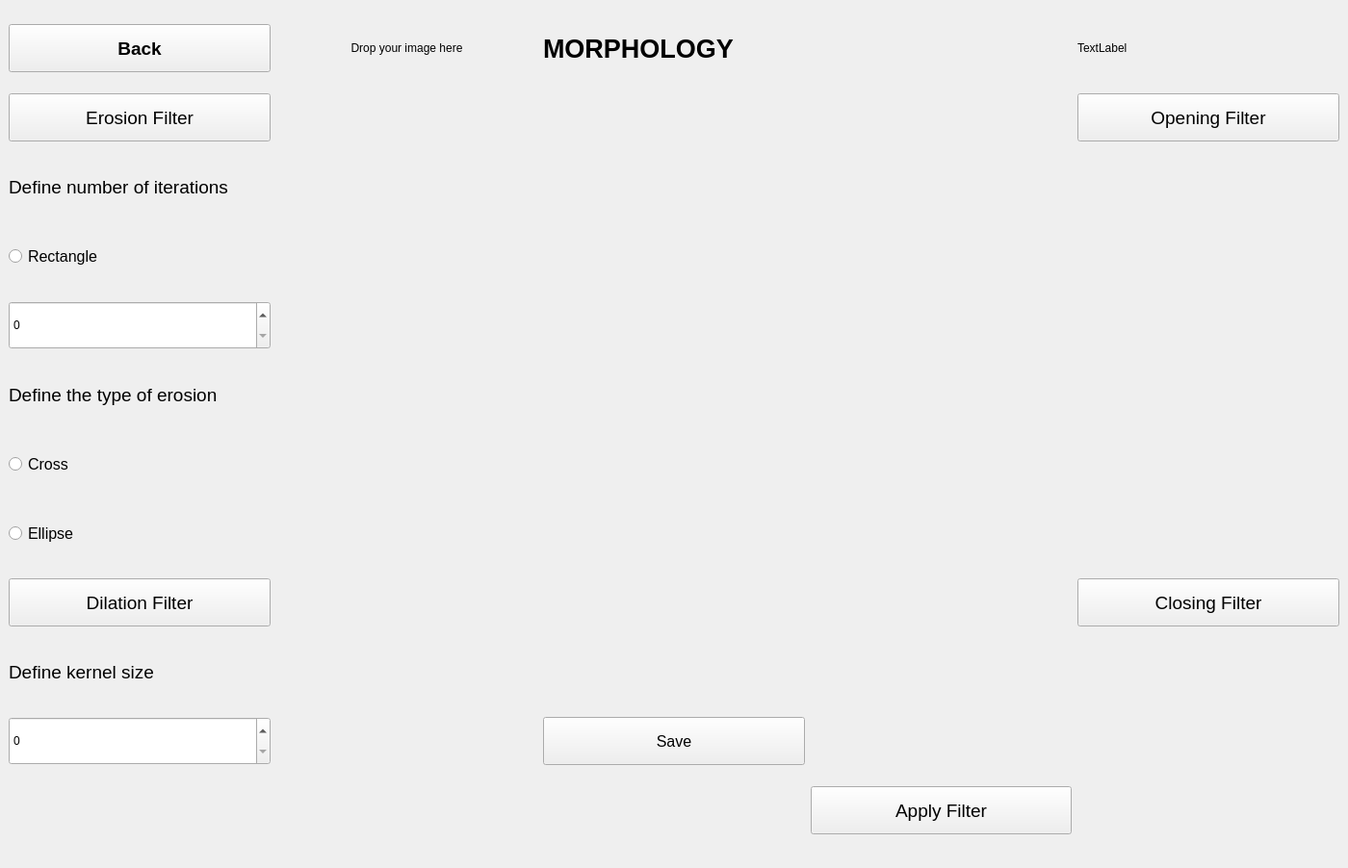
<?xml version="1.0" encoding="UTF-8"?>
<ui version="4.0">
 <class>Morphology</class>
 <widget class="QMainWindow" name="Morphology">
  <property name="geometry">
   <rect>
    <x>0</x>
    <y>0</y>
    <width>1400</width>
    <height>902</height>
   </rect>
  </property>
  <property name="windowTitle">
   <string>MainWindow</string>
  </property>
  <widget class="QWidget" name="centralwidget">
   <layout class="QGridLayout" name="gridLayout">
    <item row="0" column="1">
     <widget class="ImageDropLabel" name="label">
      <property name="acceptDrops">
       <bool>true</bool>
      </property>
      <property name="text">
       <string>Drop your image here</string>
      </property>
      <property name="alignment">
       <set>Qt::AlignmentFlag::AlignCenter</set>
      </property>
     </widget>
    </item>
    <item row="3" column="0">
     <widget class="QRadioButton" name="rectMorph">
      <property name="sizePolicy">
       <sizepolicy hsizetype="Minimum" vsizetype="Minimum">
        <horstretch>0</horstretch>
        <verstretch>0</verstretch>
       </sizepolicy>
      </property>
      <property name="minimumSize">
       <size>
        <width>0</width>
        <height>0</height>
       </size>
      </property>
      <property name="maximumSize">
       <size>
        <width>350</width>
        <height>50</height>
       </size>
      </property>
      <property name="font">
       <font>
        <pointsize>12</pointsize>
       </font>
      </property>
      <property name="text">
       <string>Rectangle</string>
      </property>
     </widget>
    </item>
    <item row="1" column="0">
     <widget class="QPushButton" name="ErosionFilter">
      <property name="minimumSize">
       <size>
        <width>0</width>
        <height>0</height>
       </size>
      </property>
      <property name="maximumSize">
       <size>
        <width>350</width>
        <height>50</height>
       </size>
      </property>
      <property name="font">
       <font>
        <pointsize>14</pointsize>
       </font>
      </property>
      <property name="text">
       <string>Erosion Filter</string>
      </property>
     </widget>
    </item>
    <item row="12" column="3">
     <widget class="QPushButton" name="applyButton">
      <property name="minimumSize">
       <size>
        <width>0</width>
        <height>0</height>
       </size>
      </property>
      <property name="maximumSize">
       <size>
        <width>350</width>
        <height>50</height>
       </size>
      </property>
      <property name="font">
       <font>
        <pointsize>14</pointsize>
       </font>
      </property>
      <property name="text">
       <string>Apply Filter</string>
      </property>
     </widget>
    </item>
    <item row="9" column="0">
     <widget class="QPushButton" name="DilationFilter">
      <property name="enabled">
       <bool>true</bool>
      </property>
      <property name="minimumSize">
       <size>
        <width>0</width>
        <height>0</height>
       </size>
      </property>
      <property name="maximumSize">
       <size>
        <width>350</width>
        <height>50</height>
       </size>
      </property>
      <property name="font">
       <font>
        <pointsize>14</pointsize>
       </font>
      </property>
      <property name="text">
       <string>Dilation Filter</string>
      </property>
     </widget>
    </item>
    <item row="0" column="4">
     <widget class="QLabel" name="resultLabel">
      <property name="text">
       <string>TextLabel</string>
      </property>
     </widget>
    </item>
    <item row="10" column="0">
     <widget class="QLabel" name="kernelSizeLabel">
      <property name="minimumSize">
       <size>
        <width>0</width>
        <height>0</height>
       </size>
      </property>
      <property name="maximumSize">
       <size>
        <width>350</width>
        <height>50</height>
       </size>
      </property>
      <property name="font">
       <font>
        <pointsize>14</pointsize>
       </font>
      </property>
      <property name="text">
       <string>Define kernel size</string>
      </property>
     </widget>
    </item>
    <item row="9" column="4">
     <widget class="QPushButton" name="ClosingFilter">
      <property name="sizePolicy">
       <sizepolicy hsizetype="Minimum" vsizetype="Minimum">
        <horstretch>0</horstretch>
        <verstretch>0</verstretch>
       </sizepolicy>
      </property>
      <property name="minimumSize">
       <size>
        <width>0</width>
        <height>0</height>
       </size>
      </property>
      <property name="maximumSize">
       <size>
        <width>350</width>
        <height>50</height>
       </size>
      </property>
      <property name="font">
       <font>
        <pointsize>14</pointsize>
       </font>
      </property>
      <property name="text">
       <string>Closing Filter</string>
      </property>
     </widget>
    </item>
    <item row="11" column="0">
     <widget class="QSpinBox" name="kernelSizeBox">
      <property name="sizePolicy">
       <sizepolicy hsizetype="Minimum" vsizetype="Minimum">
        <horstretch>0</horstretch>
        <verstretch>0</verstretch>
       </sizepolicy>
      </property>
      <property name="minimumSize">
       <size>
        <width>0</width>
        <height>0</height>
       </size>
      </property>
      <property name="maximumSize">
       <size>
        <width>350</width>
        <height>50</height>
       </size>
      </property>
     </widget>
    </item>
    <item row="2" column="0">
     <widget class="QLabel" name="iterationLabel">
      <property name="sizePolicy">
       <sizepolicy hsizetype="Minimum" vsizetype="Fixed">
        <horstretch>0</horstretch>
        <verstretch>0</verstretch>
       </sizepolicy>
      </property>
      <property name="minimumSize">
       <size>
        <width>0</width>
        <height>0</height>
       </size>
      </property>
      <property name="maximumSize">
       <size>
        <width>350</width>
        <height>50</height>
       </size>
      </property>
      <property name="font">
       <font>
        <pointsize>14</pointsize>
       </font>
      </property>
      <property name="text">
       <string>Define number of iterations</string>
      </property>
     </widget>
    </item>
    <item row="5" column="0">
     <widget class="QLabel" name="erosionTypeLabel">
      <property name="minimumSize">
       <size>
        <width>0</width>
        <height>0</height>
       </size>
      </property>
      <property name="maximumSize">
       <size>
        <width>350</width>
        <height>50</height>
       </size>
      </property>
      <property name="font">
       <font>
        <pointsize>14</pointsize>
       </font>
      </property>
      <property name="text">
       <string>Define the type of erosion</string>
      </property>
     </widget>
    </item>
    <item row="1" column="4">
     <widget class="QPushButton" name="OpeningFilter">
      <property name="enabled">
       <bool>true</bool>
      </property>
      <property name="sizePolicy">
       <sizepolicy hsizetype="Minimum" vsizetype="Minimum">
        <horstretch>0</horstretch>
        <verstretch>0</verstretch>
       </sizepolicy>
      </property>
      <property name="minimumSize">
       <size>
        <width>0</width>
        <height>0</height>
       </size>
      </property>
      <property name="maximumSize">
       <size>
        <width>350</width>
        <height>50</height>
       </size>
      </property>
      <property name="font">
       <font>
        <pointsize>14</pointsize>
       </font>
      </property>
      <property name="text">
       <string>Opening Filter</string>
      </property>
     </widget>
    </item>
    <item row="8" column="0">
     <widget class="QRadioButton" name="ellipseMorph">
      <property name="sizePolicy">
       <sizepolicy hsizetype="Minimum" vsizetype="Minimum">
        <horstretch>0</horstretch>
        <verstretch>0</verstretch>
       </sizepolicy>
      </property>
      <property name="minimumSize">
       <size>
        <width>0</width>
        <height>0</height>
       </size>
      </property>
      <property name="maximumSize">
       <size>
        <width>350</width>
        <height>50</height>
       </size>
      </property>
      <property name="font">
       <font>
        <pointsize>12</pointsize>
       </font>
      </property>
      <property name="text">
       <string>Ellipse</string>
      </property>
     </widget>
    </item>
    <item row="7" column="0">
     <widget class="QRadioButton" name="crossMorph">
      <property name="sizePolicy">
       <sizepolicy hsizetype="Minimum" vsizetype="Minimum">
        <horstretch>0</horstretch>
        <verstretch>0</verstretch>
       </sizepolicy>
      </property>
      <property name="minimumSize">
       <size>
        <width>0</width>
        <height>0</height>
       </size>
      </property>
      <property name="maximumSize">
       <size>
        <width>350</width>
        <height>50</height>
       </size>
      </property>
      <property name="font">
       <font>
        <pointsize>12</pointsize>
       </font>
      </property>
      <property name="text">
       <string>Cross</string>
      </property>
     </widget>
    </item>
    <item row="4" column="0">
     <widget class="QSpinBox" name="iterationNumberBox">
      <property name="sizePolicy">
       <sizepolicy hsizetype="Minimum" vsizetype="Fixed">
        <horstretch>0</horstretch>
        <verstretch>0</verstretch>
       </sizepolicy>
      </property>
      <property name="minimumSize">
       <size>
        <width>0</width>
        <height>0</height>
       </size>
      </property>
      <property name="maximumSize">
       <size>
        <width>350</width>
        <height>50</height>
       </size>
      </property>
     </widget>
    </item>
    <item row="0" column="2">
     <widget class="QLabel" name="LabelTitle">
      <property name="font">
       <font>
        <pointsize>20</pointsize>
        <bold>true</bold>
       </font>
      </property>
      <property name="text">
       <string>MORPHOLOGY</string>
      </property>
     </widget>
    </item>
    <item row="11" column="2">
     <widget class="QPushButton" name="savedButton">
      <property name="maximumSize">
       <size>
        <width>350</width>
        <height>50</height>
       </size>
      </property>
      <property name="font">
       <font>
        <pointsize>12</pointsize>
       </font>
      </property>
      <property name="text">
       <string>Save</string>
      </property>
     </widget>
    </item>
    <item row="0" column="0">
     <widget class="QPushButton" name="BackButton">
      <property name="maximumSize">
       <size>
        <width>350</width>
        <height>50</height>
       </size>
      </property>
      <property name="font">
       <font>
        <pointsize>14</pointsize>
        <bold>true</bold>
       </font>
      </property>
      <property name="text">
       <string>Back</string>
      </property>
     </widget>
    </item>
   </layout>
  </widget>
 </widget>
 <customwidgets>
  <customwidget>
   <class>ImageDropLabel</class>
   <extends>QLabel</extends>
   <header location="global">imagedroplabel.h</header>
  </customwidget>
 </customwidgets>
 <resources/>
 <connections/>
</ui>
